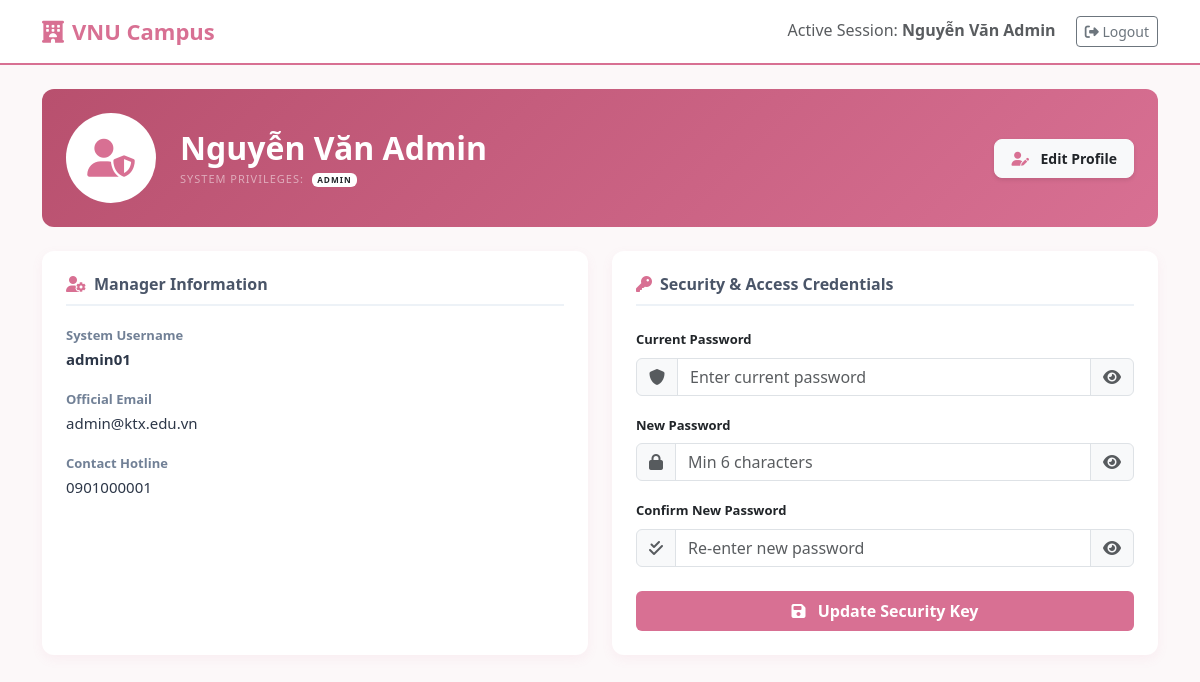
The page /ktx/ProfileView.php (signed in) on the database its author committed.
### tables this page shows
CREATE TABLE users (
    user_id      INT           NOT NULL AUTO_INCREMENT,
    username     VARCHAR(50)   NOT NULL UNIQUE,
    password     VARCHAR(255)  NOT NULL                   COMMENT 'Bcrypt hash',
    email        VARCHAR(100)  NOT NULL UNIQUE,
    full_name    VARCHAR(100)  NOT NULL,
    phone        VARCHAR(15)   DEFAULT NULL UNIQUE,         
    role         ENUM('admin','staff','student') NOT NULL DEFAULT 'student',
    avatar_url   VARCHAR(500)  DEFAULT NULL               COMMENT 'Cloud Storage URL',
    status_code  VARCHAR(50)   NOT NULL DEFAULT 'active'  COMMENT 'Ref: statuses(user,code)',
    last_login   DATETIME      DEFAULT NULL,
    created_at   DATETIME      NOT NULL DEFAULT CURRENT_TIMESTAMP,
    updated_at   DATETIME      NOT NULL DEFAULT CURRENT_TIMESTAMP ON UPDATE CURRENT_TIMESTAMP,
    created_by   INT           DEFAULT NULL               COMMENT 'user_id người tạo — [f]',
    updated_by   INT           DEFAULT NULL               COMMENT 'user_id người sửa — [f]',
    PRIMARY KEY (user_id),
    INDEX idx_role        (role),
    INDEX idx_status_code (status_code)
);

### ktx/ProfileView.php (the view, shortened to what this page needs)
<?php
$host    = 'localhost';
$db      = 'campus_final';
$user    = 'root';
$pass    = '';
$charset = 'utf8mb4';
try {
    $pdo = new PDO(
        "mysql:host=$host;dbname=$db;charset=$charset",
        $user, $pass,
        [
            PDO::ATTR_ERRMODE            => PDO::ERRMODE_EXCEPTION,
            PDO::ATTR_DEFAULT_FETCH_MODE => PDO::FETCH_ASSOC,
            PDO::ATTR_EMULATE_PREPARES   => false,
        ]
    );
} catch (PDOException $e) {
    die('<p style="color:red">DB Connection Failed: ' . htmlspecialchars($e->getMessage()) . '</p>');
}
$current_user_id = $_SESSION['user_id'];
$userSql = "SELECT user_id, username, password, email, full_name, phone, role, avatar_url FROM users WHERE user_id = :user_id LIMIT 1";
$userStmt = $pdo->prepare($userSql);
$userStmt->execute(['user_id' => $current_user_id]);
$userInfo = $userStmt->fetch();
?>
<!DOCTYPE html>
<html lang="en">
<head>
    <link href="https://cdn.jsdelivr.net/npm/bootstrap@5.3.0/dist/css/bootstrap.min.css" rel="stylesheet">
    <link href="https://cdnjs.cloudflare.com/ajax/libs/font-awesome/6.4.0/css/all.min.css" rel="stylesheet">
</head>
<body>
<nav class="navbar navbar-expand-lg navbar-custom mb-4">
    <div class="container">
        <a class="navbar-brand navbar-brand-custom" href="BuildingListView.php">
            <i class="fa-solid fa-hotel me-2"></i>VNU Campus
        </a>
        <div class="ms-auto">
            <span class="text-muted me-3">Active Session: <strong><?= htmlspecialchars($userInfo['full_name']) ?></strong></span>
            <a href="LoginView.php" class="btn btn-outline-secondary btn-sm"><i class="fa-solid fa-right-from-bracket"></i> Logout</a>
        </div>
    </div>
</nav>
<div class="container pb-5">
    <div class="card profile-header-card p-4 mb-4">
        <div class="d-flex align-items-center gap-4 w-100">
            <div class="avatar-wrapper">
                <?php if (!empty($userInfo['avatar_url'])): ?>
                    <img src="<?= htmlspecialchars($userInfo['avatar_url']) ?>" alt="Avatar">
                <?php else: ?>
                    <i class="fa-solid fa-user-shield"></i>
                <?php endif; ?>
            </div>
            <div>
                <h2 class="mb-1 fw-bold"><?= htmlspecialchars($userInfo['full_name']) ?></h2>
                <p class="mb-0 text-white-50 text-uppercase" style="font-size: 11px; letter-spacing: 1px;">
                    System Privileges: <span class="badge bg-white text-dark ms-1"><?= htmlspecialchars($userInfo['role']) ?></span>
                </p>
            </div>
            <div class="ms-auto">
                <a href="EditProfileView.php" class="btn btn-light btn-sm fw-bold text-dark px-3 py-2" style="border-radius: 8px; box-shadow: 0 2px 4px rgba(0,0,0,0.1);">
                    <i class="fa-solid fa-user-pen me-2" style="color: #D87093;"></i> Edit Profile
                </a>
            </div>
        </div>
    </div>
    <div class="row g-4">
        <div class="col-lg-6">
            <div class="card card-custom p-4 h-100">
                <h4 class="card-custom-title"><i class="fa-solid fa-user-gear me-2" style="color:var(--primary-color)"></i>Manager Information</h4>
                <div class="row">
                    <div class="col-md-12">
                        <div class="info-label">System Username</div>
                        <div class="info-value"><strong><?= htmlspecialchars($userInfo['username']) ?></strong></div>
                    </div>
                    <div class="col-md-12">
                        <div class="info-label">Official Email</div>
                        <div class="info-value"><?= htmlspecialchars($userInfo['email']) ?></div>
                    </div>
                    <div class="col-md-12">
                        <div class="info-label">Contact Hotline</div>
                        <div class="info-value mb-0"><?= htmlspecialchars($userInfo['phone'] ?? '—') ?></div>
                    </div>
                </div>
            </div>
        </div>
        <div class="col-lg-6">
            <div class="card card-custom p-4 h-100">
                <h4 class="card-custom-title"><i class="fa-solid fa-key me-2" style="color:var(--primary-color)"></i>Security & Access Credentials</h4>
                <form action="ProfileView.php" method="POST" autocomplete="off">
                    <div class="mb-3">
                        <label class="form-label" style="font-size: 13px; font-weight: 600;">Current Password</label>
                        <div class="input-group">
                            <span class="input-group-text"><i class="fa-solid fa-shield text-muted"></i></span>
                            <input type="password" class="form-control" id="old_password" name="old_password" placeholder="Enter current password" required>
                            <span class="input-group-text toggle-pwd" data-target="old_password"><i class="fa-solid fa-eye text-muted"></i></span>
                        </div>
                    </div>
                    <div class="mb-3">
                        <label class="form-label" style="font-size: 13px; font-weight: 600;">New Password</label>
                        <div class="input-group">
                            <span class="input-group-text"><i class="fa-solid fa-lock text-muted"></i></span>
                            <input type="password" class="form-control" id="new_password" name="new_password" placeholder="Min 6 characters" required>
                            <span class="input-group-text toggle-pwd" data-target="new_password"><i class="fa-solid fa-eye text-muted"></i></span>
                        </div>
                    </div>
                    <div class="mb-4">
                        <label class="form-label" style="font-size: 13px; font-weight: 600;">Confirm New Password</label>
                        <div class="input-group">
                            <span class="input-group-text"><i class="fa-solid fa-check-double text-muted"></i></span>
                            <input type="password" class="form-control" id="confirm_password" name="confirm_password" placeholder="Re-enter new password" required>
                            <span class="input-group-text toggle-pwd" data-target="confirm_password"><i class="fa-solid fa-eye text-muted"></i></span>
                        </div>
                    </div>
                    <div class="d-grid">
                        <button type="submit" name="btn_change_password" class="btn btn-pink py-2">
                            <i class="fa-solid fa-floppy-disk me-2"></i> Update Security Key
                        </button>
                    </div>
                </form>
            </div>
        </div>
    </div>
</div>
</body>
</html>

### ktx/ProfileView.php (style rules this page uses)
:root { --primary-color: #D87093; --primary-hover: #C25A7A; --bg-light: #fff5f7; }
body { background-color: #fcf8f9; font-family: 'Segoe UI', Tahoma, Geneva, Verdana, sans-serif; }
.navbar-custom { background-color: #ffffff; border-bottom: 2px solid var(--primary-color); padding: 10px 20px; }
.navbar-brand-custom { color: var(--primary-color); font-weight: 700; font-size: 22px; text-decoration: none; }
.profile-header-card { background: linear-gradient(135deg, #B8506E 0%, #D87093 100%); color: white; border-radius: 12px; border: none; }
.avatar-wrapper { width: 90px; height: 90px; border-radius: 50%; background-color: white; display: flex; align-items: center; justify-content: center; font-size: 38px; color: var(--primary-color); border: 3px solid rgba(255, 255, 255, 0.4); overflow: hidden; }
.card-custom { border: none; border-radius: 12px; box-shadow: 0 4px 12px rgba(216, 112, 147, 0.08); background: #ffffff; }
.card-custom-title { color: #4a5568; font-weight: 600; font-size: 16px; border-bottom: 2px solid #edf2f7; padding-bottom: 10px; margin-bottom: 20px; }
.info-label { font-weight: 600; color: #718096; font-size: 13px; margin-bottom: 2px; }
.info-value { color: #2d3748; font-size: 15px; margin-bottom: 20px; }
.btn-pink { background-color: var(--primary-color); border: none; color: white; font-weight: 600; transition: all 0.2s ease; }
.input-group-text { cursor: pointer; background-color: #f8f9fa; }

### rows shown on the page
users: full_name "Nguyễn Văn Admin", role "ADMIN", username "admin01", email "admin@ktx.edu.vn", phone "0901000001"
